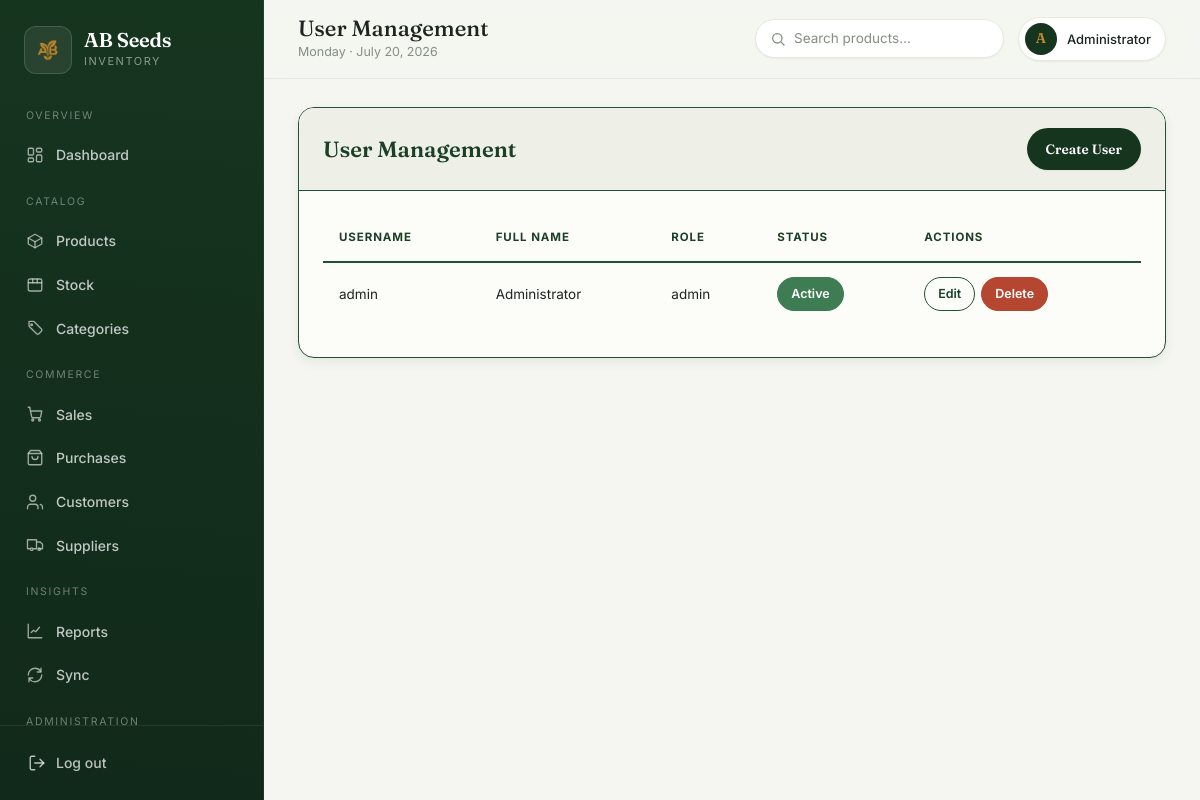
The app's page /management/users (signed in), older data.
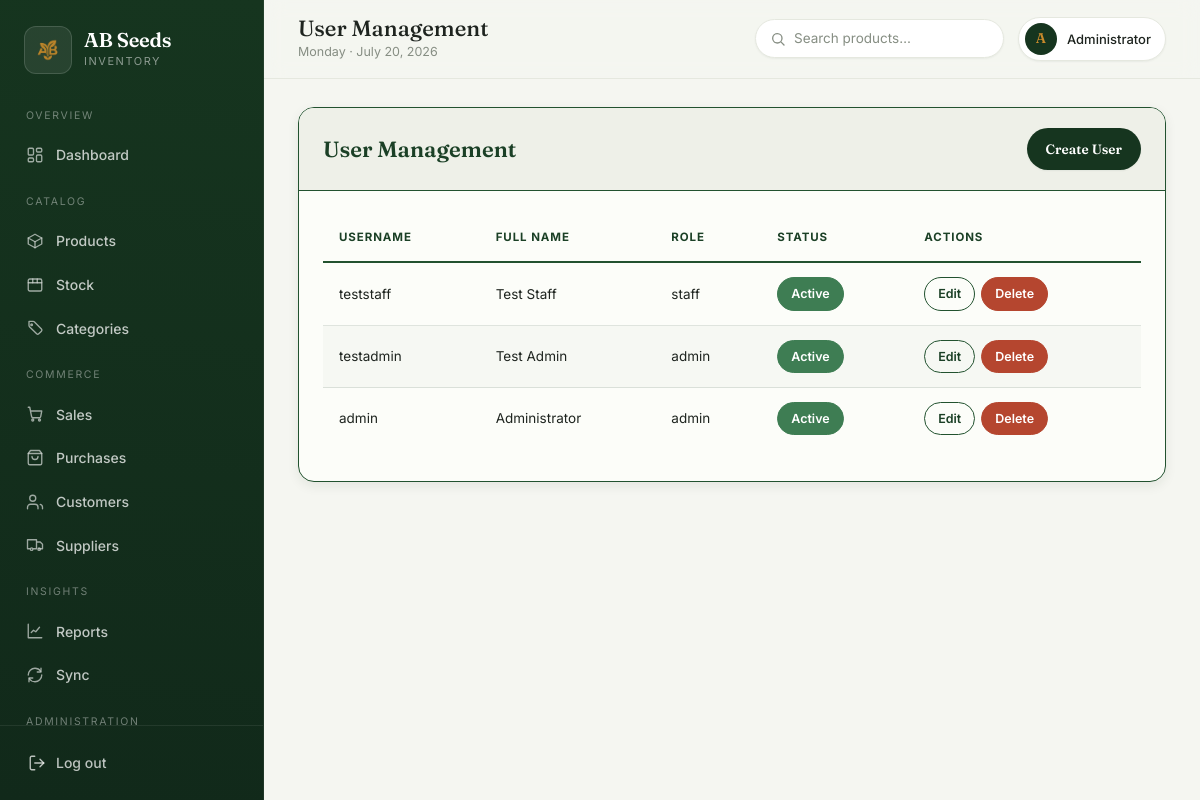
The same page, newer data.
### tables this page shows
CREATE TABLE users (
    id TEXT PRIMARY KEY,
    username TEXT UNIQUE,
    password_hash TEXT,
    full_name TEXT,
    role TEXT,
    is_active INTEGER DEFAULT 1,
    created_at TEXT,
    updated_at TEXT
);

### app/management.py (the view)
@bp.route('/users')
@admin_required
def users():
    db = get_db()
    users_list = db.execute("SELECT * FROM users ORDER BY created_at DESC").fetchall()
    columns = [column[1] for column in db.execute("PRAGMA table_info(users)").fetchall()]
    users_dicts = [dict(zip(columns, row)) for row in users_list]
    return render_template('management/users.html', users=users_dicts)

### app/auth.py (called while the page is built)
def admin_required(f):
    @wraps(f)
    def decorated_function(*args, **kwargs):
        if 'user_id' not in session:
            flash('Please log in to access this page.', 'warning')
            return redirect(url_for('auth.login'))
        if session.get('user_role') != 'admin':
            abort(403)
        return f(*args, **kwargs)
    return decorated_function

### app/extensions.py (called while the page is built)
def get_db():
    if 'db' not in g or g.db is None:
        os.makedirs(os.path.dirname(current_app.config['DATABASE_PATH']), exist_ok=True)
        sync_url = current_app.config.get('TURSO_DATABASE_URL')
        auth_token = current_app.config.get('TURSO_AUTH_TOKEN')
        if sync_url and auth_token and turso and current_app.sync_service.conn is not None:
            g.db = current_app.sync_service.conn
        else:
            g.db = sqlite3.connect(database=current_app.config['DATABASE_PATH'])
    return g.db

### app/templates/management/users.html (shortened to what this page needs)
{% extends "base.html" %}
{% block content %}
<div class="card">
    <div class="card-header">
        User Management
        <a href="{{ url_for('management.create_user') }}" class="btn btn-primary" style="float: right;">Create User</a>
    </div>
    <table class="table">
        <thead>
            <tr>
                <th>Username</th>
                <th>Full Name</th>
                <th>Role</th>
                <th>Status</th>
                <th>Actions</th>
            </tr>
        </thead>
        <tbody>
            {% for user in users %}
            <tr>
                <td>{{ user['username'] }}</td>
                <td>{{ user['full_name'] }}</td>
                <td>{{ user['role'] }}</td>
                <td>
                    {% if user['is_active'] %}
                    <span class="btn btn-success btn-sm">Active</span>
                    {% else %}
                    <span class="btn btn-secondary btn-sm">Inactive</span>
                    {% endif %}
                </td>
                <td>
                    <a href="{{ url_for('management.edit_user', user_id=user['id']) }}" class="btn btn-secondary btn-sm">Edit</a>
                    <form method="POST" action="{{ url_for('management.delete_user', user_id=user['id']) }}" style="display: inline;">
                        <button type="submit" class="btn btn-danger btn-sm" onclick="event.preventDefault(); appConfirm('Are you sure?').then(res => { if(res) this.closest('form').submit(); })">Delete</button>
                    </form>
                </td>
            </tr>
            {% endfor %}
        </tbody>
    </table>
</div>
{% endblock %}

### app/templates/base.html (shortened to what this page needs)
<!DOCTYPE html>
<html lang="en">
<head>
    <link rel="stylesheet" href="{{ url_for('static', filename='css/style.css') }}">
</head>
<body>
    <div class="app-container">
        {% if show_sidebar is not defined or show_sidebar %}
            {% include "components/sidebar.html" %}
        {% endif %}
        <div class="main-content">
            {% include "components/navbar.html" %}
            <main class="content">
                {% block content %}{% endblock %}
            </main>
        </div>
    </div>
</body>
</html>

### app/templates/components/sidebar.html (shortened to what this page needs)
<aside class="sidebar">
    <div class="sidebar-header">
        <span class="brand-mark" aria-hidden="true">
            <img src="{{ url_for('static', filename='images/icon.png') }}" alt="AB Seeds Logo">
        </span>
        <div>
            <h1>AB Seeds</h1>
            <p>Inventory</p>
        </div>
    </div>
    <nav class="sidebar-nav" aria-label="Main navigation">
        <ul class="nav-group">
            <li class="nav-label">Overview</li>
            <li>
                <a href="{{ url_for('dashboard.index') }}" class="{% if request.blueprint == 'dashboard' %}active{% endif %}">
                    <span>Dashboard</span>
                </a>
            </li>
        </ul>
        <ul class="nav-group">
            <li class="nav-label">Catalog</li>
            <li>
                <a href="{{ url_for('products.list_products') }}" class="{% if request.blueprint == 'products' %}active{% endif %}">
                    <svg class="nav-ico" viewBox="0 0 24 24" fill="none" stroke="currentColor" stroke-width="1.8" stroke-linecap="round" stroke-linejoin="round"><path d="M21 8l-9-5-9 5 9 5 9-5Z"/><path d="M3 8v8l9 5 9-5V8"/><path d="M12 13v8"/></svg>
                    <span>Products</span>
                </a>
            </li>
            <li>
                <a href="{{ url_for('stock.list_stock') }}" class="{% if request.blueprint == 'stock' %}active{% endif %}">
                    <svg class="nav-ico" viewBox="0 0 24 24" fill="none" stroke="currentColor" stroke-width="1.8" stroke-linecap="round" stroke-linejoin="round"><rect x="3" y="4" width="18" height="16" rx="2"/><path d="M3 9h18"/><path d="M9 4v5"/><path d="M15 4v5"/></svg>
                    <span>Stock</span>
                </a>
            </li>
            <li>
                <a href="{{ url_for('categories.list_categories') }}" class="{% if request.blueprint == 'categories' %}active{% endif %}">
                    <svg class="nav-ico" viewBox="0 0 24 24" fill="none" stroke="currentColor" stroke-width="1.8" stroke-linecap="round" stroke-linejoin="round"><path d="M20.6 13.4 11 3.8a2 2 0 0 0-1.4-.6H4v5.6a2 2 0 0 0 .6 1.4l9.6 9.6a2 2 0 0 0 2.8 0l3.6-3.6a2 2 0 0 0 0-2.8Z"/><circle cx="7.5" cy="7.5" r="1.1"/></svg>
                    <span>Categories</span>
                </a>
            </li>
        </ul>
        <ul class="nav-group">
            <li class="nav-label">Commerce</li>
            <li>
                <a href="{{ url_for('sales.list_sales') }}" class="{% if request.blueprint == 'sales' %}active{% endif %}">
                    <svg class="nav-ico" viewBox="0 0 24 24" fill="none" stroke="currentColor" stroke-width="1.8" stroke-linecap="round" stroke-linejoin="round"><path d="M3 3h2l2.4 12.3a2 2 0 0 0 2 1.7h8.2a2 2 0 0 0 2-1.6L21 8H6"/><circle cx="9" cy="20" r="1.3"/><circle cx="18" cy="20" r="1.3"/></svg>
                    <span>Sales</span>
                </a>
            </li>
            <li>
                <a href="{{ url_for('purchases.list_purchase_orders') }}" class="{% if request.blueprint == 'purchases' %}active{% endif %}">
                    <svg class="nav-ico" viewBox="0 0 24 24" fill="none" stroke="currentColor" stroke-width="1.8" stroke-linecap="round" stroke-linejoin="round"><path d="M6 2 3 6v13a2 2 0 0 0 2 2h14a2 2 0 0 0 2-2V6l-3-4Z"/><path d="M3 6h18"/><path d="M16 10a4 4 0 0 1-8 0"/></svg>
                    <span>Purchases</span>
                </a>
            </li>
            <li>
                <a href="{{ url_for('customers.list_customers') }}" class="{% if request.blueprint == 'customers' %}active{% endif %}">
                    <svg class="nav-ico" viewBox="0 0 24 24" fill="none" stroke="currentColor" stroke-width="1.8" stroke-linecap="round" stroke-linejoin="round"><path d="M16 21v-2a4 4 0 0 0-4-4H6a4 4 0 0 0-4 4v2"/><circle cx="9" cy="7" r="4"/><path d="M22 21v-2a4 4 0 0 0-3-3.87"/></svg>
                    <span>Customers</span>
                </a>
            </li>
            <li>
                <a href="{{ url_for('suppliers.list_suppliers') }}" class="{% if request.blueprint == 'suppliers' %}active{% endif %}">
                    <svg class="nav-ico" viewBox="0 0 24 24" fill="none" stroke="currentColor" stroke-width="1.8" stroke-linecap="round" stroke-linejoin="round"><path d="M10 17h4V5H2v12h3"/><path d="M15 8h4l3 3v6h-5"/><circle cx="7.5" cy="17.5" r="1.6"/><circle cx="17.5" cy="17.5" r="1.6"/></svg>
                    <span>Suppliers</span>
                </a>
            </li>
        </ul>
        <ul class="nav-group">
            <li class="nav-label">Insights</li>
            <li>
                <a href="{{ url_for('reports.sales_report') }}" class="{% if request.blueprint == 'reports' %}active{% endif %}">
                    <svg class="nav-ico" viewBox="0 0 24 24" fill="none" stroke="currentColor" stroke-width="1.8" stroke-linecap="round" stroke-linejoin="round"><path d="M3 3v18h18"/><path d="M7 14l3-3 3 2 5-6"/></svg>
                    <span>Reports</span>
                </a>
            </li>
            <li>
                <a href="{{ url_for('sync.sync_status') }}" class="{% if request.blueprint == 'sync' %}active{% endif %}">
                    <svg class="nav-ico" viewBox="0 0 24 24" fill="none" stroke="currentColor" stroke-width="1.8" stroke-linecap="round" stroke-linejoin="round"><path d="M21 12a9 9 0 0 1-9 9 9 9 0 0 1-7.5-4"/><path d="M3 12a9 9 0 0 1 9-9 9 9 0 0 1 7.5 4"/><path d="M20 3v5h-5"/><path d="M4 21v-5h5"/></svg>
                    <span>Sync</span>
                </a>
            </li>
        </ul>
        {% if session.get('user_role') == 'admin' %}
        <ul class="nav-group">
            <li class="nav-label">Administration</li>
        </ul>
        {% endif %}
    </nav>
    <div class="sidebar-footer">
        <a href="{{ url_for('auth.logout') }}" class="logout-btn">
            <svg viewBox="0 0 24 24" fill="none" stroke="currentColor" stroke-width="1.8" stroke-linecap="round" stroke-linejoin="round"><path d="M9 21H5a2 2 0 0 1-2-2V5a2 2 0 0 1 2-2h4"/><path d="M16 17l5-5-5-5"/><path d="M21 12H9"/></svg>
            <span>Log out</span>
        </a>
    </div>
</aside>

### app/templates/components/navbar.html
{% set _titles = {
    'dashboard': 'Dashboard',
    'products': 'Products',
    'stock': 'Stock',
    'categories': 'Categories',
    'sales': 'Sales',
    'purchases': 'Purchase Orders',
    'customers': 'Customers',
    'suppliers': 'Suppliers',
    'reports': 'Reports',
    'sync': 'Sync',
    'management': 'User Management'
} %}
<header class="navbar">
    <div class="navbar-content">
        <div class="navbar-left">
            <div class="navbar-title">
                {% block navbar_title %}{{ _titles.get(request.blueprint, 'AB Seeds Inventory') }}{% endblock %}
            </div>
            <div class="navbar-sub">{{ now.strftime('%A · %B %-d, %Y') }}</div>
        </div>
        <div class="navbar-right">
            {% if session.get('user_role') == 'admin' %}
            <form class="searchbox" method="GET" action="{{ url_for('products.list_products') }}" role="search">
                <svg viewBox="0 0 24 24" fill="none" stroke="currentColor" stroke-width="2" stroke-linecap="round" stroke-linejoin="round"><circle cx="11" cy="11" r="7"/><path d="m21 21-4.3-4.3"/></svg>
                <input type="search" name="search" placeholder="Search products…" aria-label="Search products">
            </form>
            {% endif %}
            {% if session.get('user_full_name') %}
            <div class="user-chip" title="{{ session['user_full_name'] }}">
                <span class="user-avatar" aria-hidden="true">{{ session['user_full_name'][0]|upper }}</span>
                <span class="user-info">{{ session['user_full_name'] }}</span>
            </div>
            {% endif %}
        </div>
    </div>
</header>

Row changes from the older to the newer data that the page shows:
added users: username "teststaff", full_name "Test Staff", role "staff", is_active "Active"
added users: username "testadmin", full_name "Test Admin", role "admin", is_active "Active"
